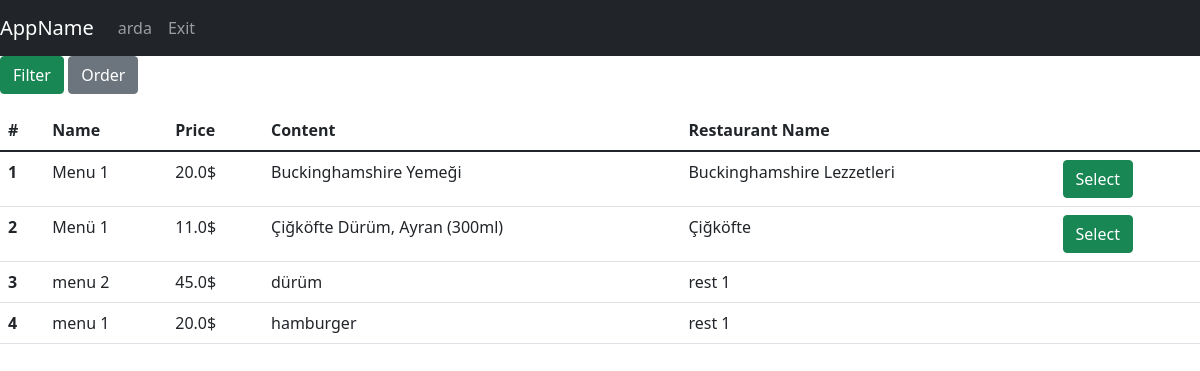
The page /menus (signed in) on the database its author committed.
### tables this page shows
CREATE TABLE menu(id INTEGER PRIMARY KEY,menuName varchar(30), price REAL, content TEXT, restaurantId int REFERENCES restaurant(id) ON UPDATE CASCADE);

CREATE TABLE restaurant(id INTEGER PRIMARY KEY, restaurantName varchar(30),address varchar(250),lat Text,lng Text,isOpen binary,averageRating REAL);

### app.py (the view)
@app.route("/menus", methods=["GET", "POST"])
def allMenus():
    with sqlite3.connect(DATABASE) as database:
        cursor = database.cursor()
    if request.method == "POST":
        if 'order' in request.form:
            orderBy = request.form['orderBy']
            if session["isFiltered"] == False:
                command = "SELECT menu.id, menuName, price, content, restaurant.restaurantName " \
                          " FROM menu INNER JOIN restaurant ON menu.restaurantId = restaurant.id ORDER BY "+orderBy
                print(command)
                cursor.execute(command)
                query = cursor.fetchall()
                session["filteredData"]["menu"] = query
            else:
                df = pd.DataFrame(session["filteredData"]["menu"],
                                  columns=['id','menuName', 'price','content', 'restaurantName'])
                df = df.sort_values(by=orderBy)
                session["filteredData"]["menu"] = df.values.tolist()
        if 'filter' in request.form:
            filtered_cols, expected_vals = [], []
            q = ""
            for c in request.form.keys():
                if request.form[c] != '' and request.form[c] != "filter":
                    filtered_cols.append(c)
                    expected_vals.append(request.form[c])
            if len(expected_vals) > 0:
                for index in range(0, len(expected_vals)):
                    q += filtered_cols[index]+" LIKE " + f"'%{expected_vals[index]}%'"
                command = "SELECT menu.id, menuName, price, content, restaurant.restaurantName " \
                          " FROM menu INNER JOIN restaurant ON menu.restaurantId = restaurant.id and "+q+" ORDER BY menu.id desc "
                print("Command", command)
                cursor.execute(command)
                query = cursor.fetchall()
                session["filteredData"]["menu"] = query
            else:
                session["filteredData"] = getAllDbData(toGet=["menu"])
            session["isFiltered"] = True
    else:
        session["filteredData"] = getAllDbData(toGet=["menu"])
        session["isFiltered"] = False
    return render_template("admin/list_operations/list_menus.html", username=session["username"], data=session["filteredData"])

### app.py (called while the page is built)
def getMenus(cursor, limit=None):
    cursor.execute("SELECT menu.id, menuName, price, content, restaurant.restaurantName, restaurant.isOpen FROM menu INNER JOIN restaurant ON menu.restaurantId = restaurant.id ORDER BY menu.id desc")
    query = cursor.fetchall()
    return query

def getAllDbData(toGet, limit=None):
    with sqlite3.connect(DATABASE) as database:
        cursor = database.cursor()
    data = {}
    for entity in toGet:
        if entity == "couriers":
            data[entity] = getCouriers(cursor, limit)
        if entity == "users":
            data[entity] = getUsers(cursor, limit)
        if entity == "restaurant":
            data[entity] = getRestaurants(cursor, limit)
        if entity == "menu":
            data[entity] = getMenus(cursor, limit)
        if entity == "restaurantName":
            data[entity] = getRestaurantName(cursor, limit)
        if entity == "orders":
            data[entity] = getOrders(cursor, limit)
        else:
            pass
    return data

### templates/admin/list_operations/list_menus.html (shortened to what this page needs)
{% extends 'base.html' %}
{% block navbar %}
<nav class="navbar navbar-expand-lg navbar-dark bg-dark">
    <a class="navbar-brand" href="#">AppName</a>
    <div class="collapse navbar-collapse" id="navbarNav">
        <ul class="navbar-nav">
          <li class="nav-item active"><a class="nav-link" href="/">{{username}}</a></li>
          <li class="nav-item active"><a class="nav-link" href="/exit">Exit</a></li>
        </ul>
    </div>
</nav>
{% endblock %}
{% block body %}
<p>
  <a class="btn btn-success" data-toggle="collapse" href="#filter" role="button" aria-expanded="false" aria-controls="filter">Filter</a>
  <button class="btn btn-secondary" type="button" data-toggle="collapse" data-target="#order" aria-expanded="false" aria-controls="order">Order</button>
</p>
<div>
  <form action="/selectMenu" method="POST">
    <table class="table">
      <thead class="thead-dark">
        <tr>
            <th scope="col">#</th>
            <th scope="col">Name</th>
            <th scope="col">Price</th>
            <th scope="col">Content</th>
            <th scope="col">Restaurant Name</th>
            <th scope="col"></th>
        </tr>
      </thead>
      <tbody>
        {%for i in range(data["menu"]|length)%}
                <tr>
                  <th scope="row">{{ i+1 }}</th>
                  <td>{{ data["menu"][i][1] }}</td>
                  <td>{{ data["menu"][i][2] }}$</td>
                  <td>{{ data["menu"][i][3] }}</td>
                  <td>{{ data["menu"][i][4] }}</td>
                  {% if session["user_type"] == 0 and data["menu"][i][5] == 1 %}
               <td><button type="submit" name="selectedMenu" value='{{ data["menu"][i][0] }}' class="btn btn-success">Select</button></td>
                  {% else %}
               <td></td>
                  {% endif %}
                </tr>
        {%endfor%}
      </tbody>
    </table>
  </form>
</div>
{% endblock %}

### rows shown on the page
menu: menuName "Menu 1", price "20.0", content "Buckinghamshire Yemeği"
restaurant: restaurantName "Buckinghamshire Lezzetleri"
menu: menuName "Menü 1", price "11.0", content "Çiğköfte Dürüm, Ayran (300ml)"
restaurant: restaurantName "Çiğköfte"
menu: menuName "menu 2", price "45.0", content "dürüm"
restaurant: restaurantName "rest 1" "rest 1", isOpen 0 (drawn)
menu: menuName "menu 1", price "20.0", content "hamburger"

### other values the page prints
{{ username }} "arda"
{{ i+1 }} "1" "2" "3" "4"
